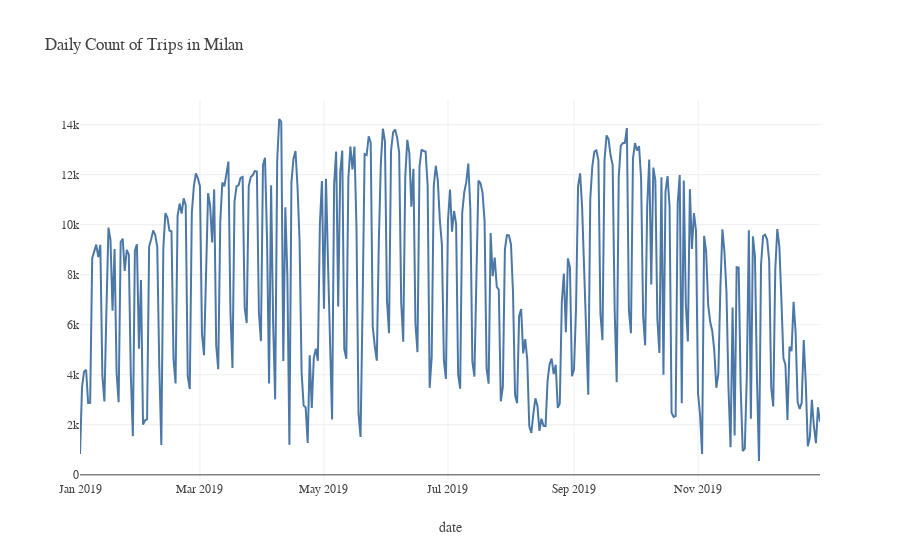

Notebook cell for this chart:
### Markdown cell above
# Visualise the data

Let's start by looking at the time series.

### Code cell
ts_plot = daily_outflow.plot(
    y="count",
    title="Daily Count of Trips in Milan",
    color_discrete_sequence=px.colors.qualitative.T10,
    labels = {
        "count": "",
        "giorno_partenza" : "date",
    }
)

ps.plotly_style(ts_plot)

### Figure 1 — Plotly figure (JSON) as saved in the notebook; plotly's stock layout.template omitted (floating-point values rounded to 4 significant figures; data arrays with more than 128 entries replaced by an {"elided": "..."} marker saying what was removed)
{"data": [{"hovertemplate": "date=%{x}<br>=%{y}<extra></extra>", "legendgroup": "", "line": {"color": "#4C78A8", "dash": "solid"}, "mode": "lines", "name": "", "orientation": "v", "showlegend": false, "type": "scatter", "x": {"elided": "365 str values"}, "xaxis": "x", "y": {"elided": "365 int values"}, "yaxis": "y"}], "layout": {"font": {"family": "DejaVuSansMono Nerd Font"}, "legend": {"tracegroupgap": 0}, "title": {"text": "Daily Count of Trips in Milan", "x": 0.05, "xanchor": "left"}, "xaxis": {"anchor": "y", "domain": [0, 1], "title": {"text": "date"}}, "yaxis": {"anchor": "x", "domain": [0, 1], "title": {"text": ""}}}}
